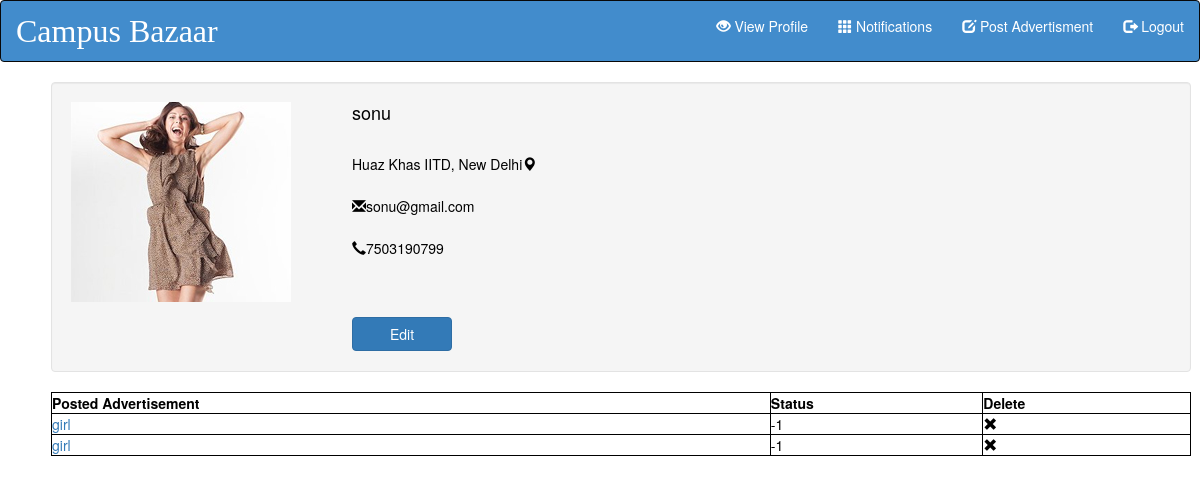
The app's page /app/userprofile/ (signed in) with its own data.
### app/models.py (models this page shows, shortened)
class Profile(models.Model):
	user = models.OneToOneField(User,on_delete=models.DO_NOTHING)
	username=models.CharField(max_length=100)
	name = models.CharField(max_length=100)
	phone=models.IntegerField()
	email=models.CharField(max_length=100,default='xyz@gmail.com')
	image = models.ImageField(upload_to = 'pic_folder/', default = 'pic_folder/user.png')
	followed_tags=models.ManyToManyField(Tag)

class Advertisement(models.Model):
	user = models.ForeignKey(Profile,on_delete=models.DO_NOTHING)
	image = models.ImageField(upload_to = 'ad_pic/', default = 'ad_pic/bat.png')
	title = models.CharField(max_length = 200)
	description = models.CharField(max_length = 500)
	tags=models.ManyToManyField(Tag)
	price = models.FloatField(default=0.0)
	timestamp = models.DateTimeField(auto_now_add=True)
	status=models.IntegerField(default=-1)
	def __str__(self):
		return str(self.id)

### app/views.py (the view)
@csrf_exempt
@login_required(login_url='/app/')
def userProfile(request):
	assert(request.method == 'GET')
	profile = Profile.objects.filter(user=request.user)[0]
	ads =  list(Advertisement.objects.filter(user=profile))
	return render(request, 'userprofile.html', {'profile':profile,'ads':ads,'media_url': MEDIA_URL})

### templates/userprofile.html (shortened to what this page needs)
{% extends 'theme.html' %}
{% load static %}
{% load bootstrap3 %}
{% load crispy_forms_tags %}
{% load crispy_forms_field %}
{% block head %}
<link href="//netdna.bootstrapcdn.com/bootstrap/3.0.0/css/bootstrap.min.css" rel="stylesheet" id="bootstrap-css">
{% endblock %}
{% block body %}
<div class="container">
<div class="row">
    <div class="col-sm-12">
        <div class="well well-md">
            <div class="row" id ="profilebox">
                <div class="col-sm-6 " id="profileimage">
                    <img src={{media_url}}{{profile.image}}/>
                </div>
                <div class="col-sm-6" id="profiledetails">
                    <h4 id="profilename">{{profile.name}}</h4>
                    <p>Huaz Khas IITD, New Delhi<i class="glyphicon glyphicon-map-marker"></i></p>
                    <br>
                    <p><i class="glyphicon glyphicon-envelope"></i>{{profile.email}}<p>
                    <br>
                    <p> <i class="glyphicon glyphicon-earphone"></i>{{profile.phone}}</p>
                    <div class="btn-group" id="edit">
                            <button type="button" class="btn btn-primary" >Edit</button>
                    </div>
                </div>
            </div>
        </div>
    </div>
</div>
        <table style="width:100%">
          <tr>
            <th>Posted Advertisement</th>
            <th>Status</th>
            <th>Delete</th>
          </tr>
          {% for ad in ads %}
                <tr>
<td>
<form action="{% url 'bidListURL' %}" method="POST">
            <a href="#" onclick="this.parentNode.submit()">{{ad.title}}</a>
</form>
</td>
                    <td>{{ad.status}}</td>
                    <td><i class=" glyphicon glyphicon-remove"></i></td>
              </tr>
          {% endfor %}
        </table>
</div>
{% endblock %}

### templates/userprofile.html (style rules this page uses)
#profilebox { display: flex; height: 250px; width: 100%; }
#profiledetails { height: 100%; }
#profileimage { height: 280px; width: 280px; overflow: hidden; }
#edit { position: absolute; bottom: 0; padding: 1px; }
#edit button { width: 100px; }
p { color: black; margin: 1px; }
h4 { color: black; margin: 1px; height: 20%; }
table, th, td { border: 1px solid black; color: black; }

### records on screen
Profile: image (picture), name "sonu", email "sonu@gmail.com", phone "7503190799"
Advertisement: title "girl", status "-1"
Advertisement: title "girl", status "-1"
